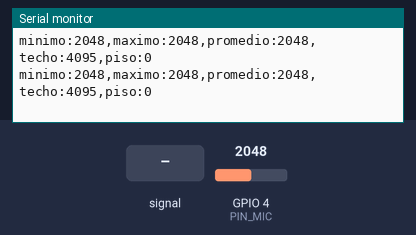
Simulated run of this sketch. Board: ESP32. On the bench: the last lines printed to the serial monitor. Inputs (shaded band) come from the test bench; at power-on: GPIO 4 (PIN_MIC) = 2048 (analog values on the 0–4095 scale).

Above: at 1.2 s.
1.3 s: GPIO 4 (PIN_MIC) fed a 200 Hz sine of ±327 counts around its level
At 2.3 s:
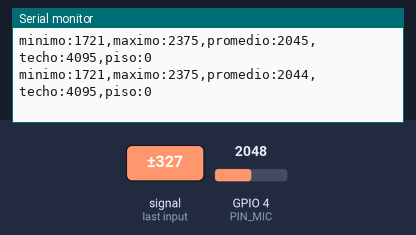
2.8 s: GPIO 4 (PIN_MIC) set to 2866
At 3.3 s:
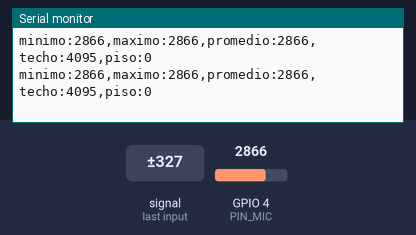
4.3 s: GPIO 4 (PIN_MIC) fed a 1000 Hz sine of ±1023 counts around its level
At 5.2 s:
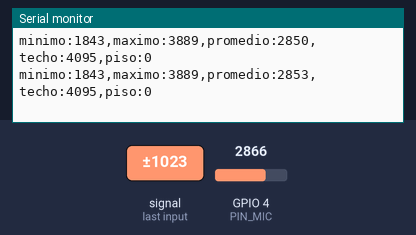
5.8 s: GPIO 4 (PIN_MIC) set to 3603
At 6.5 s:
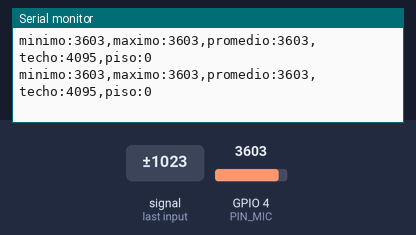
Timing chart, 0 to 8.3 s (numbered marks = the images above; inputs shaded):
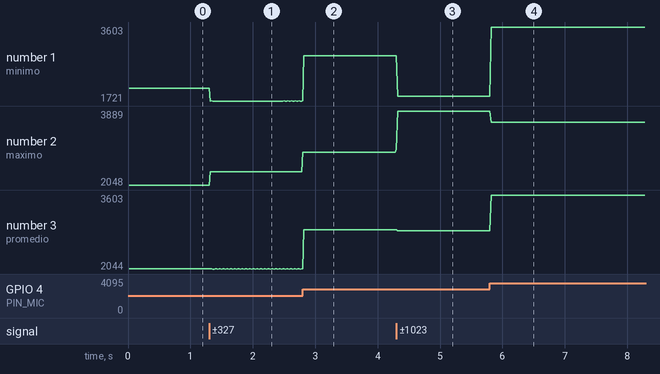

Measured:
- after the input at 1.3 s, the serial monitor: prints a new line at once (image 1)
- after the input at 2.8 s, the serial monitor: prints a new line at once (image 2)
- after the input at 4.3 s, the serial monitor: prints a new line at once (image 3)
- after the input at 5.8 s, the serial monitor: prints a new line at once (image 4)
- plotted number 1: 2048 → 1721 after the input at 1.3 s, 1721 → 2866 after the input at 2.8 s, 2866 → 1843 after the input at 4.3 s, 1843 → 3603 after the input at 5.8 s
- plotted number 2: 2048 → 2375 after the input at 1.3 s, 2375 → 2866 after the input at 2.8 s, 2866 → 3889 after the input at 4.3 s, 3889 → 3603 after the input at 5.8 s
- plotted number 3: 2048 → 2045 after the input at 1.3 s, 2045 → 2866 after the input at 2.8 s, 2866 → 2852 after the input at 4.3 s, 2852 → 3603 after the input at 5.8 s

The sketch:

prueba_microfono.ino
```cpp
/*
  ETAPA 2 - Prueba de un micrófono
  ----------------------------------------------------------------------
  Sirve para comprobar que un micrófono está bien conectado antes de
  grabar en serio. Lee el pin del micrófono durante 20 ms y manda al PC
  el valor mínimo, el máximo y el promedio de ese rato.

  Elige el micrófono con PIN_MIC:
    MAX9814 -> 4  (D4)     en silencio el promedio queda en ~1300-1500 (~1,25 V)
    MAX4466 -> 15 (D15)    en silencio el promedio queda en ~1800-1900 (~1,65 V)

  Cómo verlo: Arduino IDE -> Serial Monitor o Serial Plotter, a 115200.
    - En silencio: mínimo y máximo casi juntos alrededor del promedio.
    - Con un aplauso o una nota: "minimo" baja y "maximo" sube.
    - Si "maximo" toca 4095 o "minimo" toca 0, la señal se satura:
      aleja el instrumento del micrófono.
    - Si todo marca 0 o un número bajo fijo: el micrófono no recibe
      corriente o algún pin no está metido hasta el fondo de la protoboard.
*/

const int PIN_MIC = 4;       // 4 = MAX9814 (D4), 15 = MAX4466 (D15)
const int VENTANA_MS = 20;   // cada cuánto se manda un dato al PC

void setup() {
  Serial.begin(115200);
  analogReadResolution(12);  // valores de 0 a 4095
}

void loop() {
  int minimo = 4095;
  int maximo = 0;
  long suma = 0;
  long n = 0;

  unsigned long inicio = millis();
  while (millis() - inicio < (unsigned long)VENTANA_MS) {
    int valor = analogRead(PIN_MIC);
    if (valor < minimo) minimo = valor;
    if (valor > maximo) maximo = valor;
    suma += valor;
    n++;
  }

  // Formato "nombre:valor" para que el Serial Plotter dibuje una línea por cada uno.
  // "techo" y "piso" son fijas, solo para que la escala de la gráfica no salte.
  Serial.print("minimo:");   Serial.print(minimo);
  Serial.print(",maximo:");  Serial.print(maximo);
  Serial.print(",promedio:"); Serial.print(suma / n);
  Serial.println(",techo:4095,piso:0");
}
```
